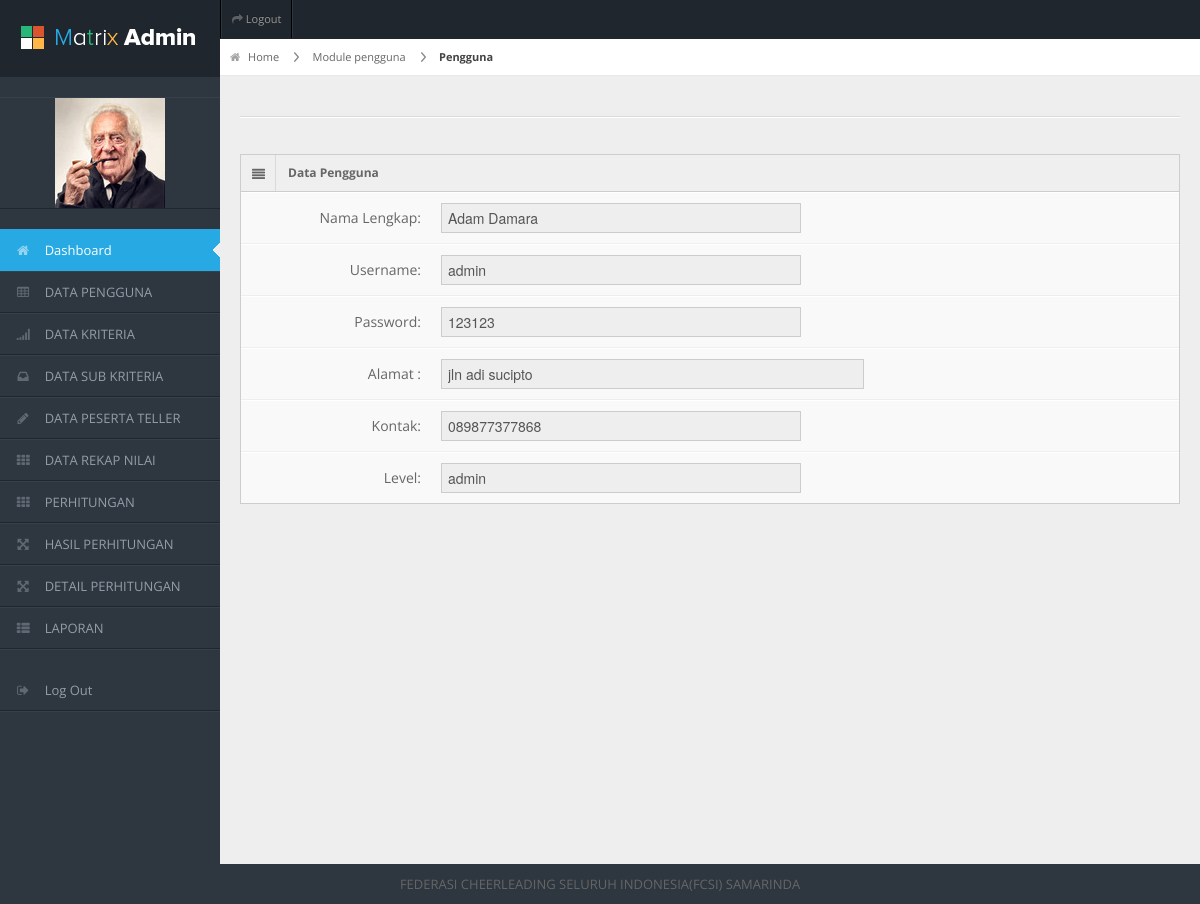
Screenshot of /spksdm/frame.php?load=pengguna&action=edit&id=P0001 (signed in) with the database file from the repository.
### tables this page shows
CREATE TABLE `tpengguna` (
  `kdPengguna` varchar(20) NOT NULL,
  `username` varchar(100) NOT NULL,
  `password` varchar(100) NOT NULL,
  `nmPengguna` varchar(100) NOT NULL,
  `foto` varchar(1000) NOT NULL,
  `emailPengguna` varchar(100) NOT NULL,
  `alamatPengguna` varchar(100) NOT NULL,
  `kontak` varchar(15) NOT NULL,
  `aktif` char(1) NOT NULL,
  `level` varchar(30) NOT NULL,
  PRIMARY KEY (`kdPengguna`)
);

### spksdm/data/pengguna/edit-data.php (the view, shortened to what this page needs)
<?php
$SQL=mysqli_query($koneksi,"SELECT * FROM tpengguna WHERE kdpengguna='$_GET[id]'");
$_data=mysqli_fetch_array($SQL);
echo"
<div id='content-header'>
  <div id='breadcrumb'> <a href='?load=dashboard' title='Go to Home' class='tip-bottom'><i class='icon-home'></i> Home</a> <a href='?load=pengguna' class='tip-bottom'>Module pengguna</a> <a href='#' class='current'>Pengguna</a> </div>
</div>
<div class='container-fluid'>
  <hr>
  <div class='row-fluid'>
    <div class='span12'>
      <div class='widget-box'>
        <div class='widget-title'> <span class='icon'> <i class='icon-align-justify'></i> </span>
          <h5>Data Pengguna</h5>
        </div>
        <div class='widget-content nopadding'>
          <form action='$loadModule?load=member&action=ubahData' method='POST' class='form-horizontal' enctype='multipart/form-data'>
		  <input type='hidden' name='id' value='$_data[id_calon]'>
            <div class='control-group'>
              <label class='control-label'>Nama Lengkap:</label>
              <div class='controls'>
                <input type='text' class='span6' placeholder='nama lengkap' name='txtNmLengkap' value='$_data[nmPengguna]' readonly  />
              </div>
            </div>
            <div class='control-group'>
              <label class='control-label'>Username:</label>
              <div class='controls'>
                <input type='text' class='span6' placeholder='Tgl Lahir' name='txttgllhr' value='$_data[username]' readonly />
              </div>
            </div>
            <div class='control-group'>
              <label class='control-label'>Password:</label>
              <div class='controls'>
                <input type='text' class='span6' placeholder='Tempat lahir' name='txttmptlhr' value='$_data[password]' readonly />
              </div>
            </div>
            <div class='control-group'>
              <label class='control-label'>Alamat :</label>
              <div class='controls'>
                <input type='text' class='span7' placeholder='Jl.Example' name='txtAlamat' value='$_data[alamatPengguna]'readonly />
              </div>
            </div>
            <div class='control-group'>
              <label class='control-label'>Kontak:</label>
              <div class='controls'>
                <input type='number' class='span6'  name='txtkontak' value='$_data[kontak]'readonly />
              </div>
            </div>
				<div class='control-group'>
              <label class='control-label'>Level:</label>
              <div class='controls'>
                <input type='text' class='span6'  name='txtkontak' value='$_data[level]' readonly/>
              </div>
            </div>
          </form>
        </div>
      </div>
     </div>
     </div>
     </div>
";
?>

### spksdm/css/matrix-style.css (style rules this page uses)
* { outline:none !important; -moz-outline: none !important; }
html, body { height:100% }
body { overflow-x: hidden; margin-top: -10px; font-family: 'Open Sans', sans-serif; font-size:13px; color:#666; }
a { color:#666; }
select, textarea, input[type="text"], input[type="password"], input[type="datetime"], input[type="datetime-local"], input[type="date"], input[type="month"], input[type="time"], input[type="week"], input[type="number"], input[type="email"], input[type="url"], input[type="search"], input[type="tel"], input[type="color"], .uneditable-input, .label, .dropdown-menu, .btn, .well, .progress, .table-bordered, .btn-group > .btn:first-child, .btn-group > .btn:last-child, .btn-group > .btn:last-child, .btn-group > .dropdown-toggle, .alert { border-radius:0px; }
.btn, textarea, input[type="text"], input[type="password"], input[type="datetime"], input[type="datetime-local"], input[type="date"], input[type="month"], input[type="time"], input[type="week"], input[type="number"], input[type="email"], input[type="url"], input[type="search"], input[type="tel"], input[type="color"], .uneditable-input { box-shadow:none; }
hr { border-top-color:#dadada; }
#content-header { position: abslute; width: 100%; margin-top: -38px; z-index: 20; }
#breadcrumb { background-color: #fff; border-bottom: 1px solid #e3ebed; }
#breadcrumb a { padding: 8px 20px 8px 10px; display: inline-block; background-image: url('../img/breadcrumb.png'); background-position: center right; background-repeat: no-repeat; font-size: 11px; color: #666666; }
#breadcrumb a:last-child { background-image:none; }
#breadcrumb a.current { font-weight: bold; color: #444444; }
#breadcrumb a i { margin-right: 5px; opacity: .6; }
.stat-boxes .peity_bar_good, .stat-boxes .peity_line_good, { color: #459D1C; }
.widget-box { background: none repeat scroll 0 0 #F9F9F9; border-left: 1px solid #CDCDCD; border-top: 1px solid #CDCDCD; border-right: 1px solid #CDCDCD; clear: both; margin-top: 16px; margin-bottom: 16px; position: relative; }
.widget-title, .modal-header, .table th, div.dataTables_wrapper .ui-widget-header { background:#efefef; border-bottom: 1px solid #CDCDCD; height: 36px; }
.widget-title span.icon { padding: 9px 10px 7px 11px; float: left; border-right:1px solid #dadada; }
.widget-title h5 { color: #666; float: left; font-size: 12px; font-weight: bold; padding: 12px; line-height: 12px; margin: 0; }
.widget-content { padding:15px; border-bottom: 1px solid #cdcdcd; }
.nopadding { padding: 0 !important; }
form { margin-bottom: 0; }
.form-horizontal .control-group { border-top: 1px solid #ffffff; border-bottom: 1px solid #eeeeee; margin-bottom: 0; }
.form-horizontal .control-group:last-child { border-bottom: 0; }
.form-horizontal .control-label { padding-top: 15px; width: 180px; }
.form-horizontal .controls { margin-left: 200px; padding: 10px 0; }

### spksdm/css/matrix-media.css (style rules this page uses)
body { background:#2E363F; }

### rows the page displays
tpengguna: txtNmLengkap "Adam Damara", txttgllhr "admin", txttmptlhr "123123", txtAlamat "jln adi sucipto", txtkontak "089877377868", txtkontak "admin"
